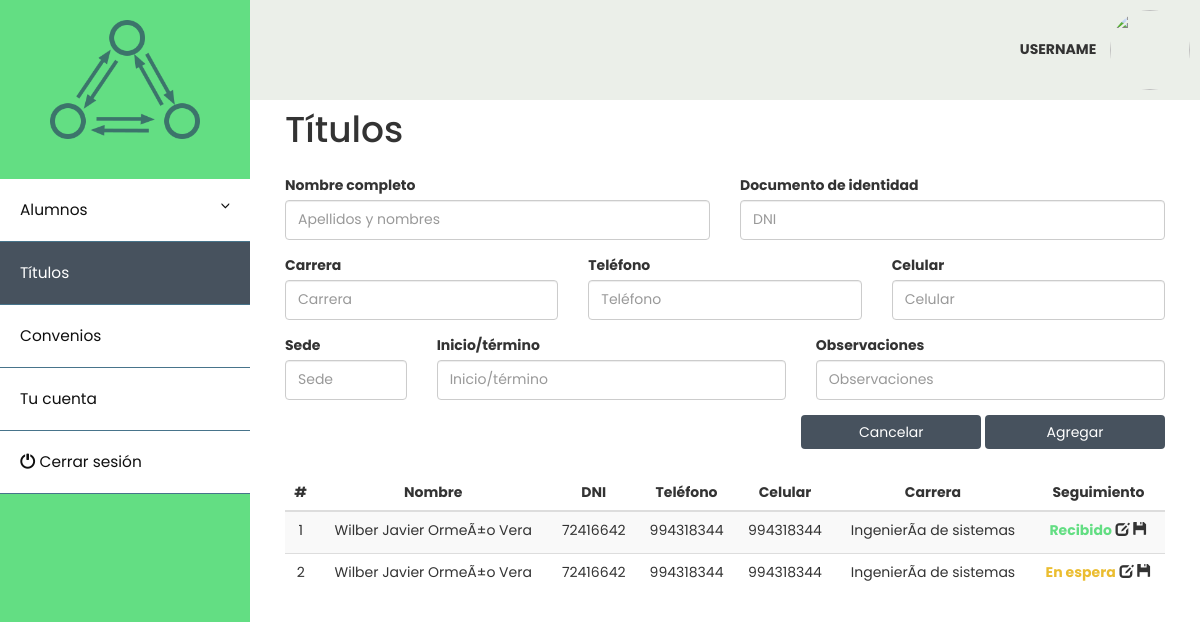
The page /titulos.php on the database as committed earlier.
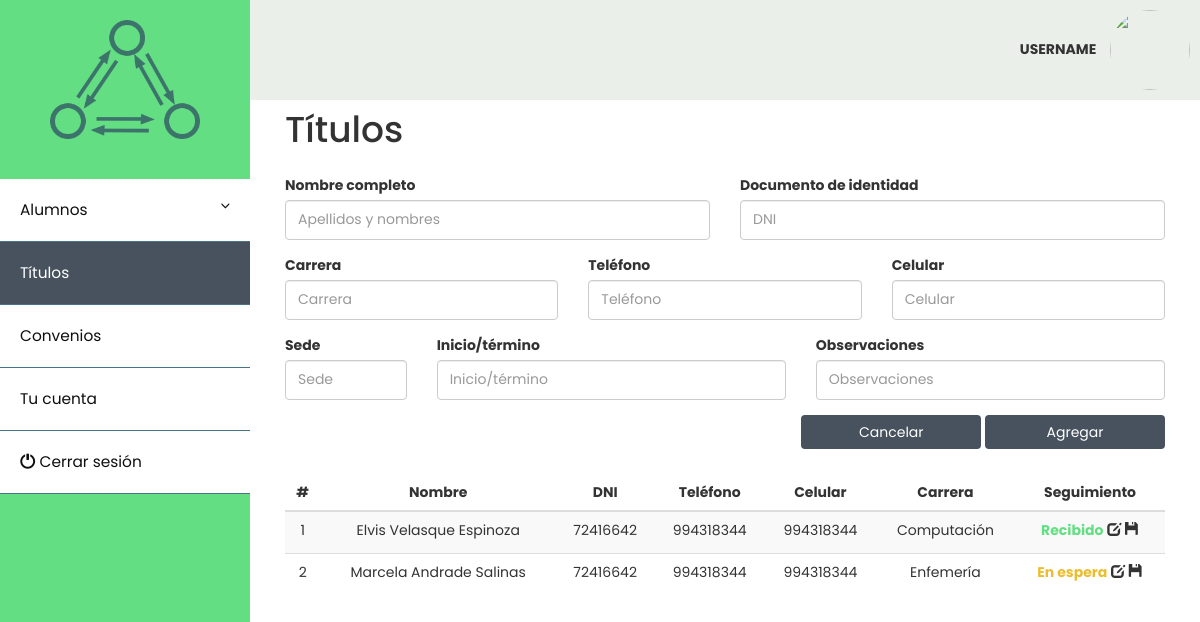
The same page on the database as committed later.
### tables this page shows
CREATE TABLE `titulos` (
  `id_titulo` int(11) NOT NULL,
  `nombres` varchar(50) NOT NULL,
  `dni` varchar(8) NOT NULL,
  `carrera` varchar(30) NOT NULL,
  `telefono` varchar(9) NOT NULL,
  `celular` varchar(9) NOT NULL,
  `sede` varchar(30) NOT NULL,
  `inicio/termino` varchar(20) NOT NULL,
  `observaciones` text NOT NULL,
  `seguimiento` int(11) DEFAULT NULL
);

### dbcon.php (called while the page is built)
<?php
function conectar(){
    $user="root";
    $pass="";
    $server="localhost";
    $db="webTaylorDB";
    $con=mysqli_connect($server,$user,$pass,$db) or die ("Error al conectar a la bd ");
    return $con;
}
?>

### titulos.php (the view, shortened to what this page needs)
<!DOCTYPE html>
<html lang="es">
<head>
    <link rel="stylesheet" href="https://maxcdn.bootstrapcdn.com/bootstrap/3.3.7/css/bootstrap.min.css">
    <link rel="stylesheet" type="text/css" href="css/main.css">
    <link href="util/jGrowl/jquery.jgrowl.css" rel="stylesheet" media="screen">
    <?php include "dbcon.php"?>
</head>
<body>
    <div class="nav" style="" align="right">
        <label>USERNAME</label>
        <img class="profile-img-card" src="//ssl.gstatic.com/accounts/ui/avatar_2x.png" />
    </div>
    <div class="wrapper">
        <nav id="sidebar">
            <div class="sidebar-header" align="center">
                <img src="images/iconlogo.png" alt="" style="width: 150px">
            </div>
            <ul class="list-unstyled components">
                <li>
                    <a href="#homeSubmenu" data-toggle="collapse" aria-expanded="false">Alumnos</a>
                </li>
                <li  class="active"><a href="titulos.php">Títulos</a></li>
                <li><a href="convenios.html">Convenios</a></li>
                <li><a href="miCuenta.html">Tu cuenta</a></li>
                <li><a href="#"><span class="glyphicon glyphicon-off" style="top: 2px"></span>  Cerrar sesión</a></li>
            </ul>
        </nav>
        <div id="content" style="margin-top: 10px; width: 100%">
            <br><br><br>
            <div class="row-fluid" style="padding: 20px; width: 100%">
                <div class="col-md-12">
                    <h1>Títulos</h1>
                </div>
                <div class="col-md-6" style="top:15px">
                    <div class="form-group">
                        <label for="nombreCompleto">Nombre completo</label>
                        <input type="text" class="form-control" id="nombreCompleto" placeholder="Apellidos y nombres">
                    </div>
                </div>
                <div class="col-md-6" style="top:15px">
                    <div class="form-group">
                        <label for="dni">Documento de identidad</label>
                        <input type="text" class="form-control" id="dni" placeholder="DNI">
                    </div>
                </div>
                <div class="col-md-4" style="top:15px">
                    <div class="form-group">
                        <label for="carrera">Carrera</label>
                        <input type="text" class="form-control" id="carrera" placeholder="Carrera">
                    </div>
                </div>
                <div class="col-md-4" style="top:15px">
                    <div class="form-group">
                        <label for="dni">Teléfono</label>
                        <input type="text" class="form-control" id="telefono" placeholder="Teléfono">
                    </div>
                </div>
                <div class="col-md-4" style="top:15px">
                    <div class="form-group">
                        <label for="celular">Celular</label>
                        <input type="text" class="form-control" id="celular" placeholder="Celular">
                    </div>
                </div>
                <div class="col-md-2" style="top:15px">
                    <div class="form-group">
                        <label for="sede">Sede</label>
                        <input type="text" class="form-control" id="sede" placeholder="Sede">
                    </div>
                </div>
                <div class="col-md-5" style="top:15px">
                    <div class="form-group">
                        <label for="iniciotermino">Inicio/término</label>
                        <input type="text" class="form-control" id="iniciotermino" placeholder="Inicio/término">
                    </div>
                </div>
                <div class="col-md-5" style="top:15px">
                    <div class="form-group">
                        <label for="obs">Observaciones</label>
                        <input type="text" class="form-control" id="obs" placeholder="Observaciones">
                    </div>
                </div>
                <div class="col-md-12" style="top:15px" align="right">
                    <button type="button" class="btn" style="background-color: #47525e; color: #FFFFFF; width: 180px">Cancelar</button>
                    <input type="button" href="javascript:;" class="btn" style="background-color: #47525e; color: #FFFFFF; width: 180px"
                    onclick="SaveTitulo($('#nombreCompleto').val(),$('#dni').val(),$('#carrera').val(),
                                        $('#telefono').val(),$('#celular').val(),$('#sede').val(),
                                        $('#iniciotermino').val(),$('#obs').val())" value="Agregar">
                </div>
                <div class="col-md-12" style="top: 40px;">
                    <table class="table table-striped">
                        <thead>
                        <tr>
                            <th scope="col">#</th>
                            <th scope="col">Nombre</th>
                            <th scope="col">DNI</th>
                            <th scope="col">Teléfono</th>
                            <th scope="col">Celular</th>
                            <th scope="col">Carrera</th>
                            <th scope="col">Seguimiento</th>
                        </tr>
                        </thead>
                        <tbody>
                            <?php
                                $query = mysqli_query(conectar(),"select * from titulos")or die(mysqli_error(conectar()));
                                while($row = mysqli_fetch_array($query)) {
                            ?>
                            <tr>
                                <td><?php echo $row['id_titulo']?></td>
                                <td><?php echo $row['nombres']; ?></td>
                                <td><?php echo $row['dni']; ?></td>
                                <td><?php echo $row['telefono']; ?></td>
                                <td><?php echo $row['celular']; ?></td>
                                <td><?php echo $row['carrera']; ?></td>
                                <td><?php
                                    if ($row['seguimiento'] == 0 || $row['seguimiento'] == null) {
                                        echo "<label style=\"color: #ebbd30;\">En espera</label> ";
                                    }
                                    else{
                                        echo "<label style=\"color: #63de83;\"> Recibido</label> ";
                                    }
                                    echo "<a href=\"#\"><span class=\"glyphicon glyphicon-edit\"></span></a> ".
                                         "<a href=\"#\"><span class=\"glyphicon glyphicon-floppy-disk\"></span></a>"
                                ?></td>
                            </tr>
                            <?php } ?>
                        </tbody>
                    </table>
                </div>
            </div>
        </div>
    </div>
</body>
</html>

### css/main.css (style rules this page uses)
.wrapper { display: flex; align-items: stretch; }
#sidebar { min-width: 250px; max-width: 250px; }
#sidebar { min-width: 250px; max-width: 250px; min-height: 100vh; }
a[data-toggle="collapse"] { position: relative; }
a[aria-expanded="false"]::before, a[aria-expanded="true"]::before { content: '\e259'; display: block; position: absolute; right: 20px; font-family: 'Glyphicons Halflings'; font-size: 0.6em; }
body { font-family: 'Poppins'; background: #FFFFFF; }
a, a:hover, a:focus { color: inherit; text-decoration: none; transition: all 0.3s; }
#sidebar { background: #63de83; color: #0f0f0f; transition: all 0.3s; }
#sidebar .sidebar-header { padding: 20px; background: #63de83; }
#sidebar ul.components { padding: 20px 0; }
#sidebar ul li a { padding: 20px; font-size: 1.1em; display: block; background: #FFFFFF; border-bottom: 0.5px solid #47748b; }
#sidebar ul li.active > a { color: #FFFFFF; background: #47525e; }
.nav { position: absolute; left: 0; top: 0; z-index: -1; width: 100%; height: 100px; background-color: #ebefe9; }
.profile-img-card { width: 80px; height: 80px; margin: 10px; -moz-border-radius: 50%; -webkit-border-radius: 50%; border-radius: 50%; }
input[type=text] { height: 40px; }
td,th { text-align: center; }

Rows that differ between the two databases and show on the page:
changed titulos id 1: nombres "Wilber Javier OrmeÃ±o Vera" → "Elvis Velasque Espinoza"; carrera "IngenierÃ­a de sistemas" → "Computación"
changed titulos id 2: nombres "Wilber Javier OrmeÃ±o Vera" → "Marcela Andrade Salinas"; carrera "IngenierÃ­a de sistemas" → "Enfemería"
